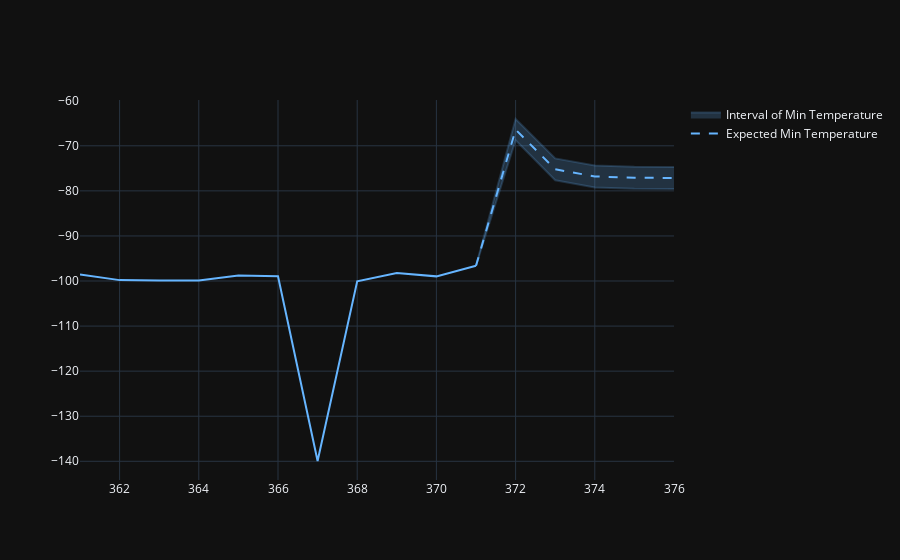

This figure's notebook cell:
### Code cell
fig = go.Figure()
# plot min temperature
fig.add_trace(go.Scatter(x=df['sol_day'], y=prev_min_temp,
                     mode='lines', 
                     name='Known Max Temperature', 
                     line_color='rgb(102, 181, 255)',
                     showlegend=False))
fig.add_trace(go.Scatter(x=sol_days_pred, y=min_temp_dic['temp_exp'],
                     mode='lines', 
                     line=dict(dash='dash'), 
                     line_color='rgb(102, 181, 255)', 
                     name='Expected Min Temperature'))
fig.add_trace(go.Scatter(x=sol_days_pred, y=min_temp_dic['temp_upper'],
                     mode='lines',
                     name='Interval of Min Temperature', 
                     line_color='rgba(102, 181, 255, 0.2)', 
                     showlegend=False))
fig.add_trace(go.Scatter(x=sol_days_pred, y=min_temp_dic['temp_lower'],
                     mode='lines',
                     name='Interval of Min Temperature', 
                     fill='tonexty', 
                     line_color='rgba(102, 181, 255, 0.2)', 
                     fillcolor='rgba(102, 181, 255, 0.2)'))
fig.show()

### Figure 1 — Plotly figure (JSON) as saved in the notebook; plotly's stock layout.template omitted (floating-point values rounded to 4 significant figures)
{"data": [{"line": {"color": "rgb(102, 181, 255)"}, "mode": "lines", "name": "Known Max Temperature", "showlegend": false, "type": "scatter", "x": ["361", "362", "363", "364", "365", "366", "367", "368", "369", "370", "371"], "y": [-98.55, -99.8, -99.89, -99.89, -98.8, -98.94, -139.9, -100.0, -98.23, -98.97, -96.62]}, {"line": {"color": "rgb(102, 181, 255)", "dash": "dash"}, "mode": "lines", "name": "Expected Min Temperature", "type": "scatter", "x": [371, 372, 373, 374, 375, 376], "y": [-96.62, -66.41, -75.22, -76.8, -77.08, -77.14]}, {"line": {"color": "rgba(102, 181, 255, 0.2)"}, "mode": "lines", "name": "Interval of Min Temperature", "showlegend": false, "type": "scatter", "x": [371, 372, 373, 374, 375, 376], "y": [-96.62, -64.05, -72.79, -74.37, -74.65, -74.71]}, {"fill": "tonexty", "fillcolor": "rgba(102, 181, 255, 0.2)", "line": {"color": "rgba(102, 181, 255, 0.2)"}, "mode": "lines", "name": "Interval of Min Temperature", "type": "scatter", "x": [371, 372, 373, 374, 375, 376], "y": [-96.62, -68.77, -77.64, -79.23, -79.51, -79.57]}], "layout": {}}
